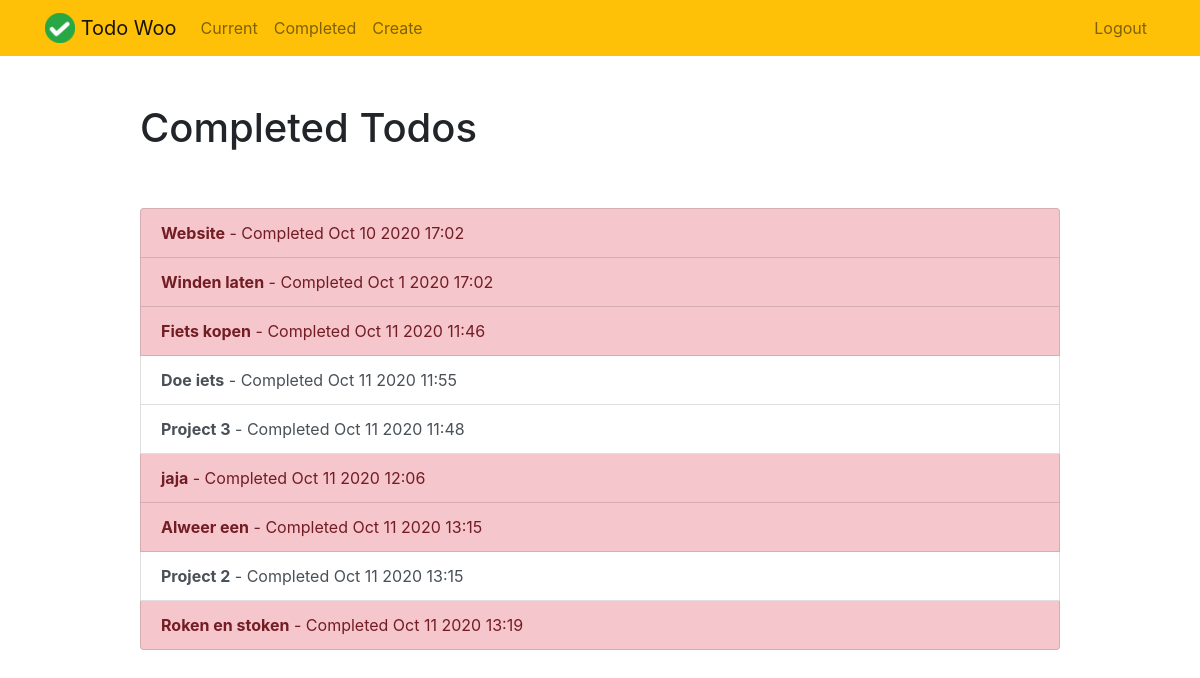
The page /completed/ (signed in) on the database its author committed.
### todo/models.py (models this page shows, shortened)
class Todo(models.Model):
    title = models.CharField( max_length= 100)
    memo = models.TextField( blank=True)
    created = models.DateTimeField( auto_now_add=True)
    datecompleted = models.DateTimeField( null=True, blank=True)
    important = models.BooleanField(default=False)
    user = models.ForeignKey(User,on_delete=models.CASCADE)

### todo/views.py (the view)
# urls.py: path('completed/', views.completedtodos, name = 'completedtodos'),
def completedtodos(request):
    todos = Todo.objects.filter(user=request.user, datecompleted__isnull=False)
    return render(request,'todo/completedtodo.html',{'todos':todos})

### todo/templates/todo/completedtodo.html
{% extends "todo/base.html" %}
{% block content %}
    <div class="row justify-content-center mt-5">
        <div class="col-md-10">
            <h1>Completed Todos</h1>
        </div>
    </div>
    <div class="row justify-content-center mt-5">
        <div class="col-md-10">
            <div class="list-group">
                {% for todo in todos %}
                    <a href="{% url 'viewtodo' todo.id %}" class="list-group-item list-group-item-action{% if todo.important %} list-group-item-danger{% endif %}"><b>{{ todo.title }}</b> - Completed {{ todo.datecompleted|date:'M j Y H:i' }}</a>
                {% endfor %}
            </div>
        </div>
    </div>
{% endblock %}

### todo/templates/todo/base.html (shortened to what this page needs)
{% load static %}
<!doctype html>
<html lang="en">
<head>
    <link rel="stylesheet" href="https://stackpath.bootstrapcdn.com/bootstrap/4.4.1/css/bootstrap.min.css">
</head>
<body>
<nav class="navbar navbar-expand-md navbar-light bg-warning">
<div class="container">
    <a class="navbar-brand" href="{% url 'home' %}">
         <img src="{% static 'todo/logo.png' %}" width="30" height="30" class="d-inline-block align-top">
        <span>Todo Woo</span>
    </a>
    <div class="collapse navbar-collapse" id="navbarNav">
    {% if user.is_authenticated %}
        <ul class="navbar-nav mr-auto">
                <li class="nav-item {{ current }}">
                    <a class="nav-link" href="{% url 'currenttodos' %}">Current</a>
                </li>
                <li class="nav-item {{ completed }}">
                    <a class="nav-link" href="{% url 'completedtodos' %}">Completed</a>
                </li>
                <li class="nav-item {{ create }}">
                    <a class="nav-link" href="{% url 'createtodo' %}">Create</a>
                </li>
        </ul>
    {% endif %}
    <ul class="navbar-nav ml-auto">
            {% if user.is_authenticated %}
                <li class="nav-item">
                    <a href="#" onclick="$('#signOutBtn').click()" class="nav-link">Logout</a>
                </li>
            {% endif %}
        </ul>
    </div>
</div>
</nav>
<div class="container">
{% block content %}{% endblock %}
</div>
</body>
</html>

### rows shown on the page
Todo: title "Website", datecompleted "Oct 10 2020 17:02"
Todo: title "Winden laten", datecompleted "Oct 1 2020 17:02"
Todo: title "Fiets kopen", datecompleted "Oct 11 2020 11:46"
Todo: title "Doe iets", datecompleted "Oct 11 2020 11:55"
Todo: title "Project 3", datecompleted "Oct 11 2020 11:48"
Todo: title "jaja", datecompleted "Oct 11 2020 12:06"
Todo: title "Alweer een", datecompleted "Oct 11 2020 13:15"
Todo: title "Project 2", datecompleted "Oct 11 2020 13:15"
Todo: title "Roken en stoken", datecompleted "Oct 11 2020 13:19"
